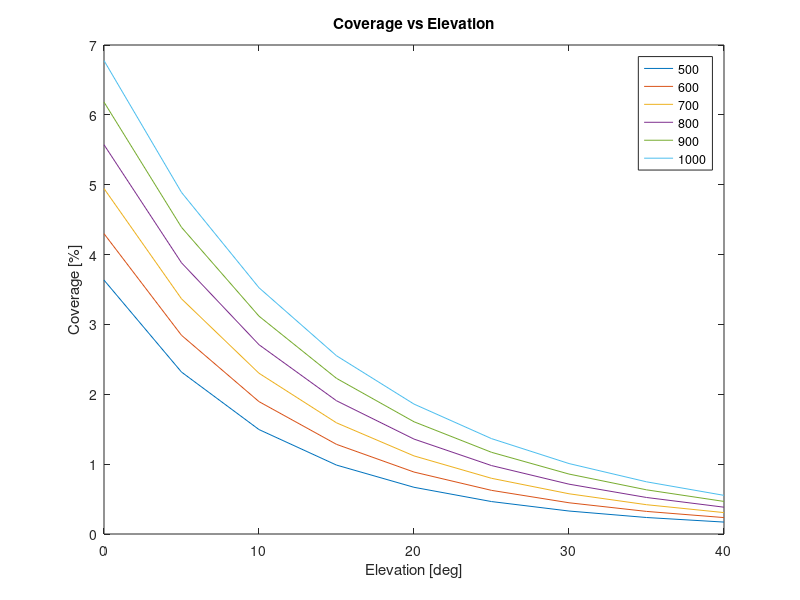
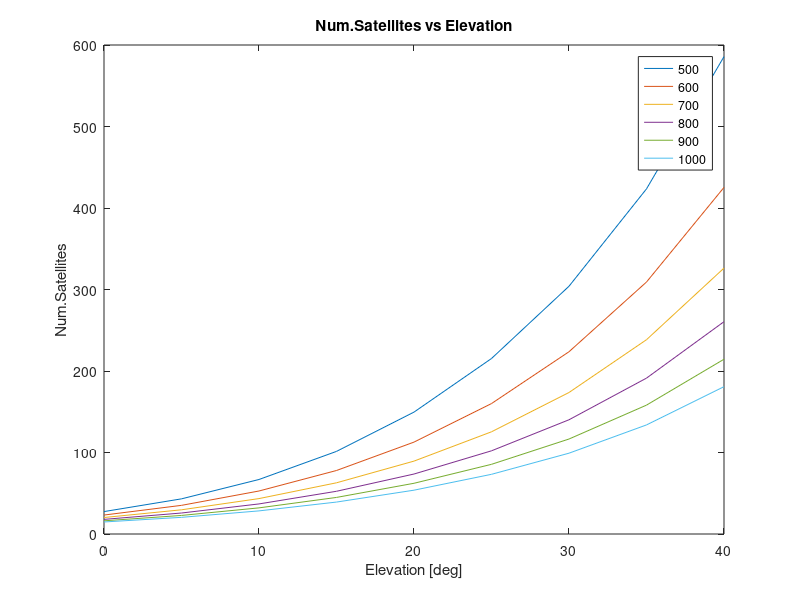
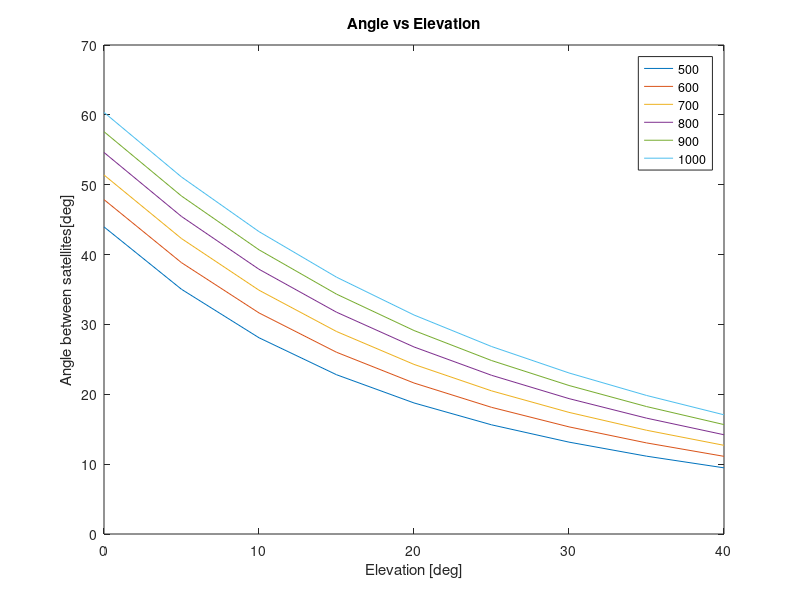

These figures' MATLAB source, in order:
%----ASTREA CONSTELLATION----
%PROJECTS - 220028
%Aerospace Engineering Barchelor's Degree
%ESEIAAT - UPC
%Autumn 2016-2017

% ORBIT DESIGN TEAM
% COMPUTATION OF A SATELLITE FOOTPRINT

clc 
clear all
close all

%% PHISICAL CONSTANTS AND PARAMETERS 

Re = 6378;          %Earth's Radius [Km]
Se = 4*pi*Re^2;     %Earth's Surface [Km^2]
h = 500:100:1000;   %Satellte height [Km]
eo = 0:5:40;        %Elevation angle [�]

%% SOLVER

for i = 1:length(h)
    for j = 1:length(eo)
        
        d(i,j)= Re*(sqrt(((h(i)+Re)/Re)^2-(cosd(eo(j)))^2 )-sind(eo(j)));
        Bo(i,j) = asind( d(i,j)*cosd(eo(j)) / (h(i)+Re) );
        
        S(i,j) = 2 * pi * Re^2 * ( 1-cosd(Bo(i,j)) );
        
        R(i,j) = sqrt( d(i,j)^2 - h(i)^2 );
        
        %Satellite coverage expressed as a fraction of Earth's Area (%)
        Cov(i,j) = ( S(i,j) / Se )*100; 
        
        %Number of satellites needed
        nsat(i,j) = ( Se / S(i,j) );

    end
end

%% PLOTS

figure
for k = 1:length(h)
    plot ( eo , Cov(k,:) )
    hold on
end

title('Coverage vs Elevation')
xlabel('Elevation [deg]') % x-axis label
ylabel('Coverage [%]') % y-axis label
legend(num2str(h(1)),num2str(h(2)),num2str(h(3)),...
    num2str(h(4)),num2str(h(5)),num2str(h(6)))

figure
for k = 1:length(h)
    plot ( eo , nsat(k,:) )
    legend ('h(j)')
    hold on
end

title('Num.Satellites vs Elevation')
xlabel('Elevation [deg]') % x-axis label
ylabel('Num.Satellites') % y-axis label
legend(num2str(h(1)),num2str(h(2)),num2str(h(3)),...
    num2str(h(4)),num2str(h(5)),num2str(h(6)))       

figure
for k = 1:length(h)
    plot ( eo , 2*Bo(k,:) )
    hold on
end

title('Angle vs Elevation')
xlabel('Elevation [deg]') % x-axis label
ylabel('Angle between satellites[deg]') % y-axis label
legend(num2str(h(1)),num2str(h(2)),num2str(h(3)),...
    num2str(h(4)),num2str(h(5)),num2str(h(6)))
